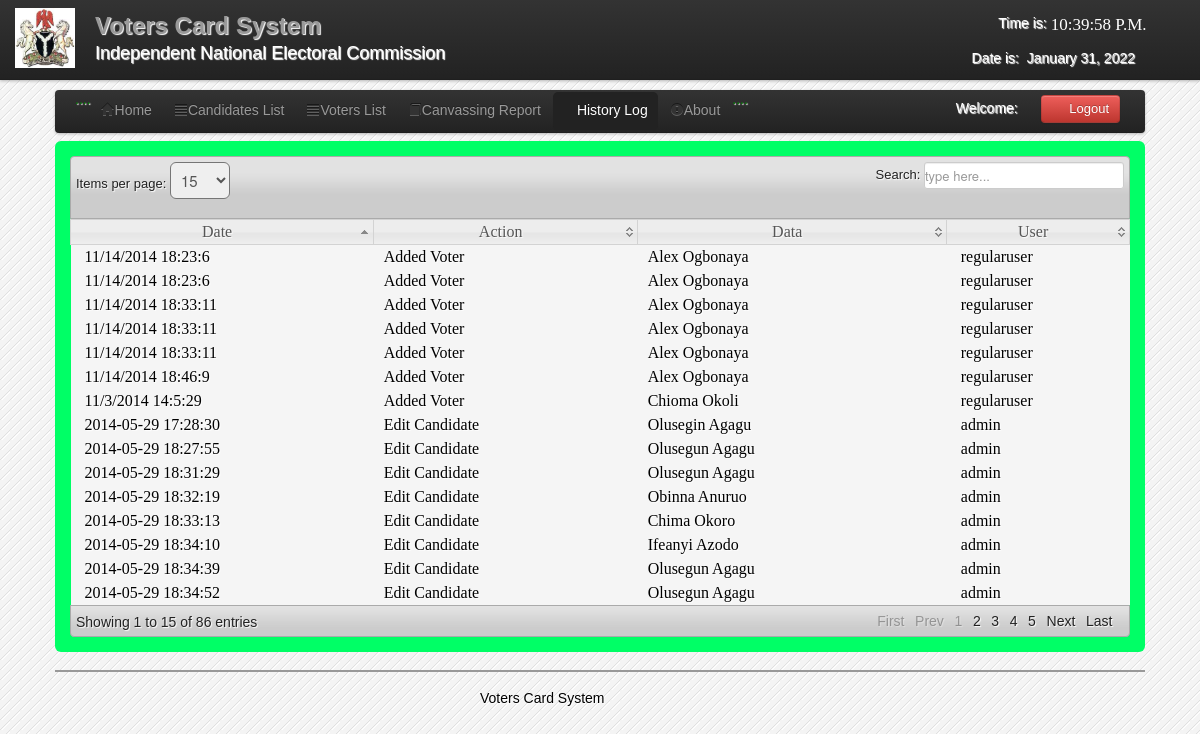
Screenshot of /admin/history.php (signed in) with the database file from the repository.
### tables this page shows
CREATE TABLE IF NOT EXISTS `history` (
  `history_id` int(11) NOT NULL AUTO_INCREMENT,
  `data` varchar(30) NOT NULL,
  `action` varchar(50) NOT NULL,
  `date` varchar(20) NOT NULL,
  `user` varchar(20) NOT NULL,
  PRIMARY KEY (`history_id`)
);

### admin/history.php (the view, shortened to what this page needs)
<?php
include('header.php');
include('session.php');
?>
</head>
<body>
<?php include('nav_top.php'); ?>
<div class="wrapper">
<div class="home_body">
<div class="navbar">
	<div class="navbar-inner">
	<div class="container">
	<ul class="nav nav-pills">
	  <li>....</li>
	  <li><a href="home.php"><i class="icon-home icon-large"></i>Home</a></li>
	  <li><a  href="candidate_list.php"><i class="icon-align-justify icon-large"></i>Candidates List</a></li>
	  <li><a  href="voter_list.php"><i class="icon-align-justify icon-large"></i>Voters List</a></li>
		 <li><a  href="canvassing_report.php"><i class="icon-book icon-large"></i>Canvassing Report</a></li>
		    <li class="active"><a  href="History.php"><i class="icon-table icon-large"></i>History Log</a>
		   <li><a data-toggle="modal" href="#about"><i class="icon-exclamation-sign icon-large"></i>About</a></li>
		   <li>....</li>
	 </ul>
	<form class="navbar-form pull-right">
		<?php $result=mysql_query("select * from users where User_id='$id_session'");
	$row=mysql_fetch_array($result);
	?>
	<font color="white">Welcome:<i class="icon-user-md"></i><?php echo $row['User_Type']; ?></font>
	<a class="btn btn-danger" id="logout" data-toggle="modal" href="#myModal"><i class="icon-off"></i>&nbsp;Logout</a>
	</form>
	</div>
	</div>
	</div>
	<div id="element" class="hero-body">
	<table class="users-table">
<div class="demo_jui">
		<table cellpadding="0" cellspacing="0" border="0" class="display" id="log" class="jtable">
			<thead>
				<tr>
				<th>Date</th>
				<th>Action</th>
				<th>Data</th>
				<th>User</th>
				</tr>
			</thead>
			<tbody>
<?php $history_query=mysql_query("select  * from history");
		while($history_rows=mysql_fetch_array($history_query)){ $id=$history_rows['history_id'];?>
<tr class="del<?php echo $id ?>">
	<td>&nbsp;<?php echo $history_rows['date']; ?></td>
	<td><?php echo $history_rows['action']; ?></td>
	<td><?php echo $history_rows['data']; ?></td>
	<td>&nbsp;<?php echo $history_rows['user']; ?></td>
	</tr>
<?php } ?>
			</tbody>
		</table>
	</div>
	</div>
	<?php include('footer.php')?>
</div>
</body>
</html>

### admin/css/datatable/demo_table_jui.css (style rules this page uses)
table.display thead th { cursor: pointer; padding: 3px 0 3px 10px; }
table.display { border-collapse: collapse; clear: both; margin: 0 auto; width: 100%; }
table.display td { padding: 3px 10px; }
tr.odd { background-color: #f5f5f5; }
tr.even { background-color: #f5f5f5; }
tr.odd td.sorting_1 { background-color: f5f5f5; }
tr.even td.sorting_1 { background-color: f5f5f5; }

### admin/css/Home.css (style rules this page uses)
* { margin:0; padding:0; }
body { font-family:"Trebuchet MS", "Myriad Pro", Arial, sans-serif; font-size:14px; background-color: #fff; background:#f4f4f4 url(../images/bg.gif) repeat top left; text-shadow:1px 1px 1px #fff; background-position: 0 0px; }
.wrapper { width:1090px; margin:10px auto; }

### rows the page displays
history: date "2014-05-29 17:28:30", action "Edit Candidate", data "Olusegin Agagu", user "admin"
history: date "2014-05-29 18:27:55", action "Edit Candidate", data "Olusegun Agagu", user "admin"
history: date "2014-05-29 18:31:29", action "Edit Candidate", data "Olusegun Agagu", user "admin"
history: date "2014-05-29 18:32:19", action "Edit Candidate", data "Obinna Anuruo", user "admin"
history: date "2014-05-29 18:33:13", action "Edit Candidate", data "Chima Okoro", user "admin"
history: date "2014-05-29 18:34:10", action "Edit Candidate", data "Ifeanyi Azodo", user "admin"
history: date "2014-05-29 18:34:39", action "Edit Candidate", data "Olusegun Agagu", user "admin"
history: date "2014-05-29 18:34:52", action "Edit Candidate", data "Olusegun Agagu", user "admin"
history: date "11/14/2014 18:46:9", action "Added Voter", data "Alex Ogbonaya", user "regularuser"
history: date "11/14/2014 18:33:11", action "Added Voter", data "Alex Ogbonaya", user "regularuser"
history: date "11/14/2014 18:33:11", action "Added Voter", data "Alex Ogbonaya", user "regularuser"
history: date "11/14/2014 18:33:11", action "Added Voter", data "Alex Ogbonaya", user "regularuser"
history: date "11/14/2014 18:23:6", action "Added Voter", data "Alex Ogbonaya", user "regularuser"
history: date "11/14/2014 18:23:6", action "Added Voter", data "Alex Ogbonaya", user "regularuser"
history: date "11/3/2014 14:5:29", action "Added Voter", data "Chioma Okoli", user "regularuser"
